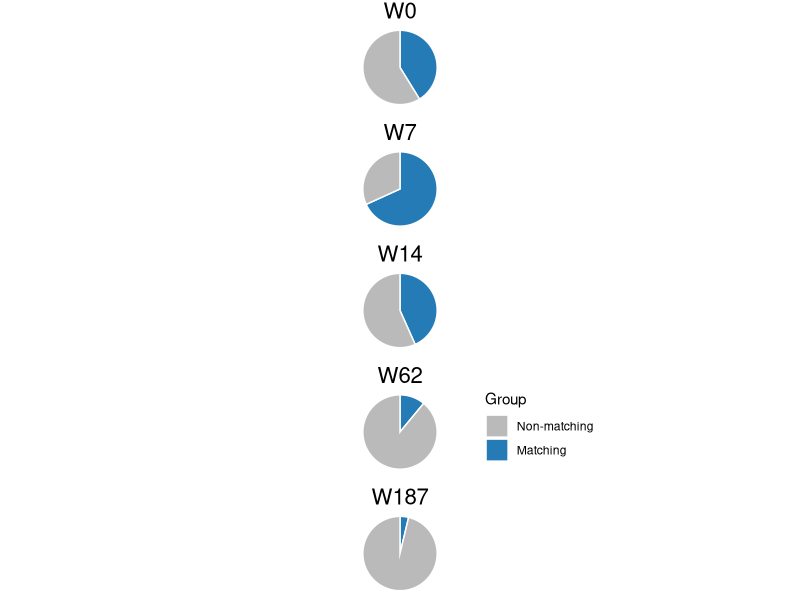
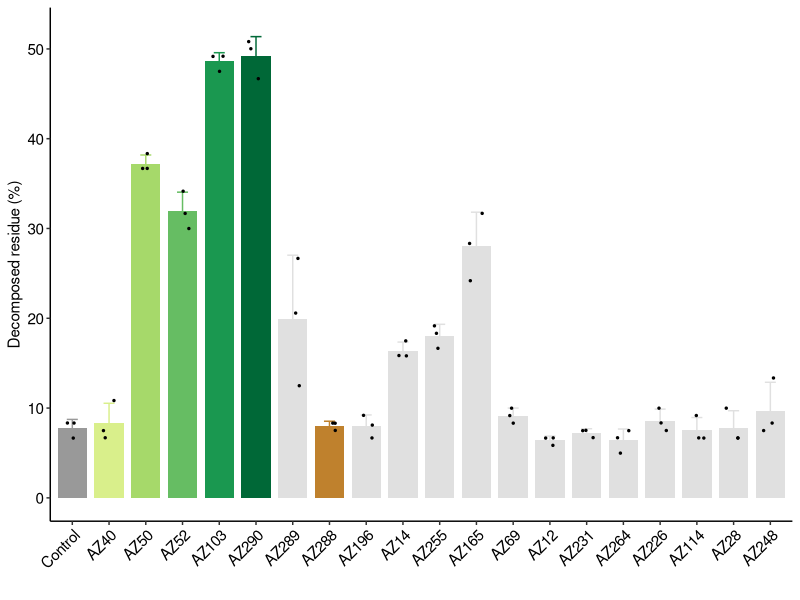
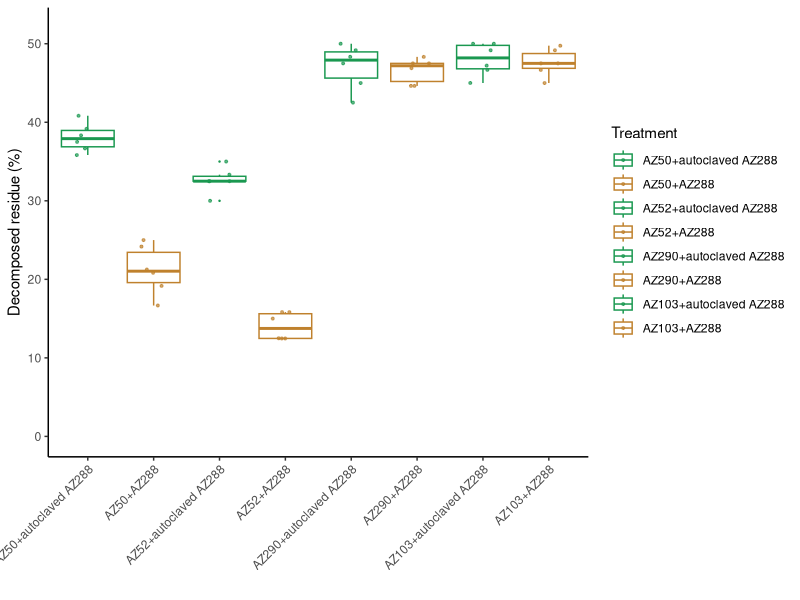
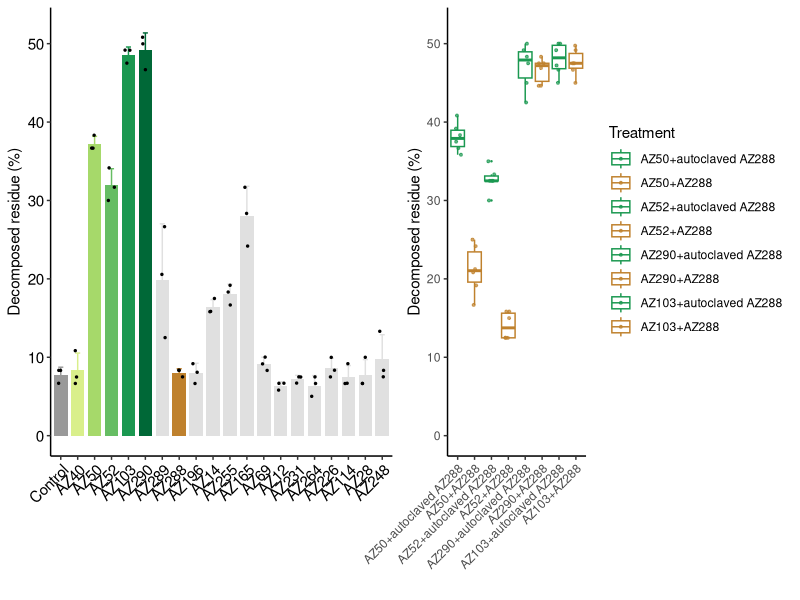
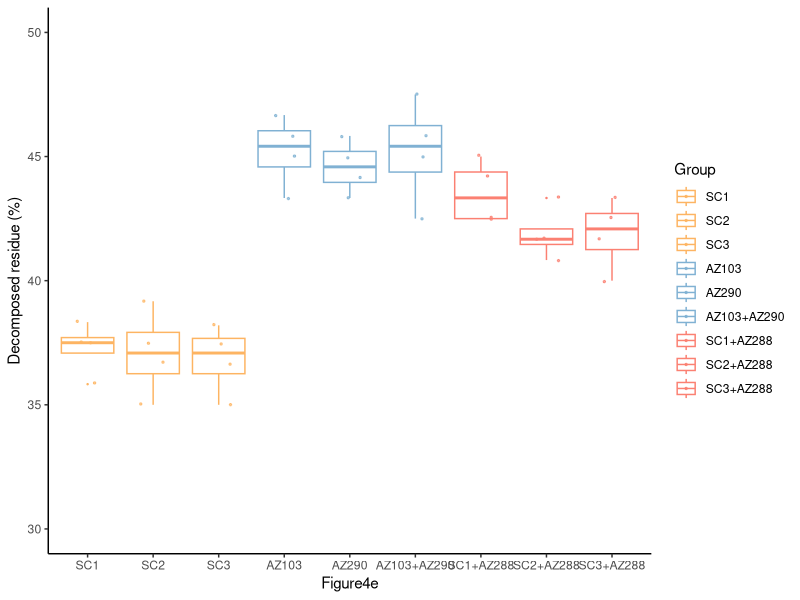
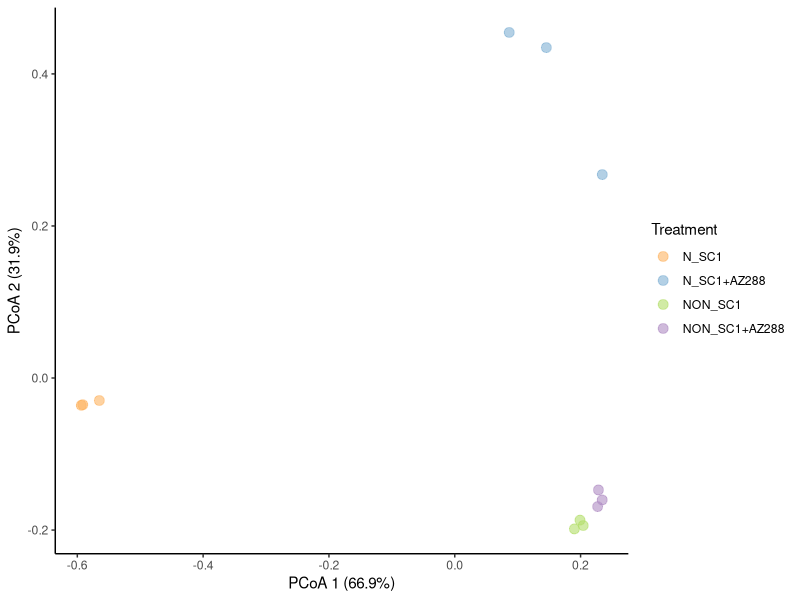
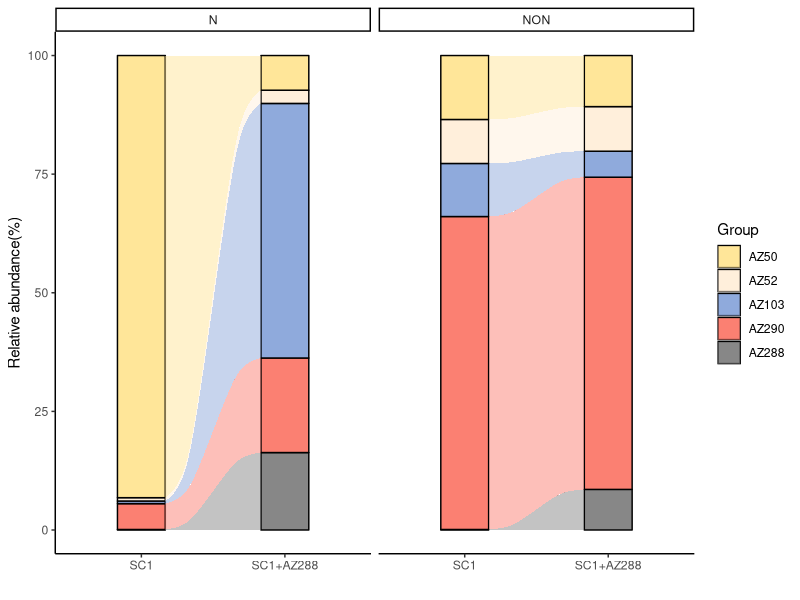
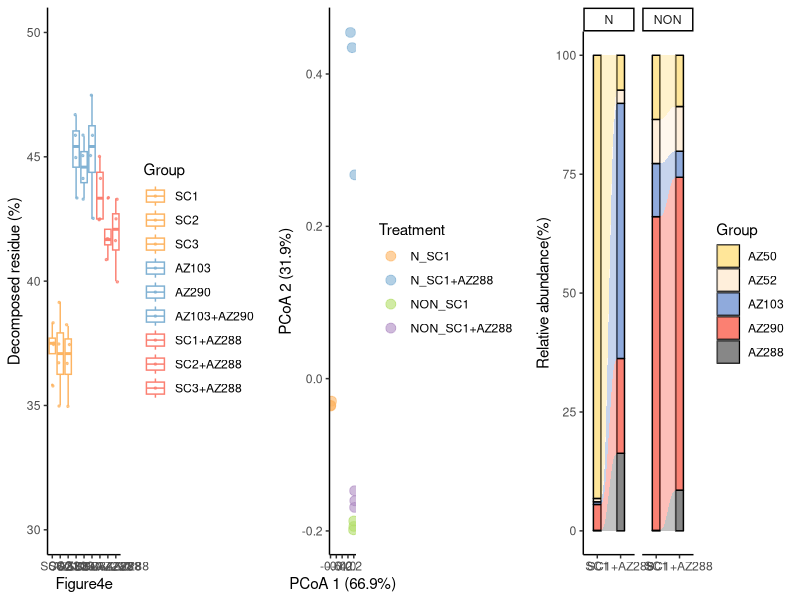

Write R code to recreate these figures, in order.
## ---- chunk 1
knitr::opts_chunk$set(echo = TRUE)
options(knitr.duplicate.label = "allow")
## ---- chunk 2
#Based on the tree and iTOL data, the phylogenetic tree visualized using interactive Tree of Life (iTOL) online.
## ---- chunk 3
library(ggplot2)
library(tidyverse)

#data
data = read.table("pie_data.csv", header = T, row.names=1,sep = ",")
data$Time<-factor(data$Time,levels=c("W0", "W7","W14","W62","W187"), labels = c("W0", "W7","W14","W62","W187"))
data$Group<-factor(data$Group,levels=c("Non-matching","Matching"), labels = c("Non-matching","Matching"))

#plot
p=ggplot(data, aes(x = "", y = Value, fill = Group))+geom_col(color = "white")+scale_fill_brewer(palette = "Set3") + 
  coord_polar("y", start = 0)+facet_wrap(~Time,ncol=1,nrow=5)+theme_void() + 
  theme(strip.text = element_text(size = 16),legend.position = c(2, 0.3))+scale_fill_manual(values=c("#BABABA","#257BB5"))
p

group="Matching abundance"
width = 300
height = 120
ggsave(paste0("pie",group,".pdf"), p, width = width, height = height,units = "mm")
ggsave(paste0("pie",group,".JPEG"), p, width = width, height = height,units = "mm")
## ---- chunk 4
library(ggplot2)
library(cowplot)

#decomposition rate of single strain
rate<-read.csv("single_strain.csv",row.names = 1)
mean<-aggregate(rate[,2],by=list(rate[,1]),FUN=mean)
rownames(mean)<-mean[,1]
sd<-aggregate(rate[,2],by=list(rate[,1]),FUN=sd)
rownames(sd)<-sd[,1]
data<-cbind(mean,sd)
data<-data[,-3]
colnames(data)<-c("Treatment","Mean","Se")

data$Treatment<-factor(data$Treatment,levels=c("Control","AZ40","AZ50","AZ52","AZ103","AZ290","AZ289","AZ288","AZ196","AZ14","AZ255","AZ165","AZ69","AZ69","AZ12","AZ231","AZ264","AZ226","AZ114","AZ28","AZ248"), labels =c("Control","AZ40","AZ50","AZ52","AZ103","AZ290","AZ289","AZ288","AZ196","AZ14","AZ255","AZ165","AZ69","AZ69","AZ12","AZ231","AZ264","AZ226","AZ114","AZ28","AZ248"))
rate$Treatment<-factor(rate$Treatment,levels=c("Control","AZ40","AZ50","AZ52","AZ103","AZ290","AZ289","AZ288","AZ196","AZ14","AZ255","AZ165","AZ69","AZ69","AZ12","AZ231","AZ264","AZ226","AZ114","AZ28","AZ248"), labels =c("Control","AZ40","AZ50","AZ52","AZ103","AZ290","AZ289","AZ288","AZ196","AZ14","AZ255","AZ165","AZ69","AZ69","AZ12","AZ231","AZ264","AZ226","AZ114","AZ28","AZ248"))

#plot
p1=ggplot()+geom_bar(data=data,mapping=aes(x=Treatment,y=Mean,fill=Treatment),size = 1.2,alpha=1,position="dodge", stat="identity",width = 0.8)+       scale_color_manual(values=c("#999999","#D9EF8B","#A6D96A","#66BD63","#1A9850","#006837","#E0E0E0","#BF812D","#E0E0E0","#E0E0E0","#E0E0E0","#E0E0E0","#E0E0E0","#E0E0E0","#E0E0E0","#E0E0E0","#E0E0E0","#E0E0E0","#E0E0E0","#E0E0E0"))+  scale_fill_manual(values=c("#999999","#D9EF8B","#A6D96A","#66BD63","#1A9850","#006837","#E0E0E0","#BF812D","#E0E0E0","#E0E0E0","#E0E0E0","#E0E0E0","#E0E0E0","#E0E0E0","#E0E0E0","#E0E0E0","#E0E0E0","#E0E0E0","#E0E0E0","#E0E0E0"))+ geom_errorbar(data=data,aes(x = Treatment,ymin = Mean-Se, ymax = Mean+Se,color=Treatment), width = 0.3,size=0.5)+geom_jitter(data=rate,mapping=aes(x=Treatment,y=Rate),color="black",size = 0.5,height = 0.02,width = 0.2)+theme_classic()+ labs(y="Decomposed residue (%)", x="")+  theme(panel.grid.major=element_blank(),panel.grid.minor=element_blank())+  theme(axis.text=element_text(colour='black',size=11))+theme(axis.text.x = element_text(angle = 45, hjust = 1))+ylim(0,52)+theme(legend.position = "none")
p1

#Interaction between decomposers and AZ288
rate<-read.csv("interaction.csv",row.names = 1)
rate$Treatment<-factor(rate$Treatment,levels=c("AZ50+autoclaved AZ288","AZ50+AZ288","AZ52+autoclaved AZ288","AZ52+AZ288","AZ290+autoclaved AZ288","AZ290+AZ288","AZ103+autoclaved AZ288","AZ103+AZ288"), labels =c("AZ50+autoclaved AZ288","AZ50+AZ288","AZ52+autoclaved AZ288","AZ52+AZ288","AZ290+autoclaved AZ288","AZ290+AZ288","AZ103+autoclaved AZ288","AZ103+AZ288"))

p2 <- ggplot(rate, aes(x=Treatment, y=Rate, color=Treatment)) + geom_boxplot(width=0.8,outlier.size = 0.2)+
theme(panel.background = element_rect(colour = "black"))+theme(legend.title=element_text(size=7),legend.text=element_text(size=7))+
  theme(legend.position='right',legend.key.size = unit(0.3,'cm'))+
  theme(panel.grid.major=element_blank(),panel.grid.minor=element_blank())+
  theme(axis.title.y= element_text(size=10))+theme(axis.title.x = element_text(size = 10))+
  theme(axis.text.x = element_text(size = 7),axis.text.y = element_text(size = 7))+
  xlab("")+ylab("Decomposed residue (%)")+
  theme(axis.text.x = element_text(angle = 0, hjust = 1))+geom_jitter(width = 0.2,aes(color=Treatment),size=0.7,alpha=0.7)+
  scale_fill_manual(values=c("white","white","white", "white","white","white", "white","white"))+
 scale_color_manual(values=c("#1A9850","#BF812D","#1A9850","#BF812D","#1A9850","#BF812D","#1A9850","#BF812D"))+theme_classic()+theme(axis.text.x = element_text(angle = 45, hjust = 1))+ylim(0,52)
p2

all_plot <- plot_grid(p1,p2,ncol = 2,nrow=1,align ="h",rel_widths = c(2,2))
all_plot
group="Fig. 4c-d"
width = 280
height = 100
ggsave(paste0("",group,".pdf"), all_plot, width = width, height = height,units = "mm")
ggsave(paste0("",group,".JPEG"), all_plot, width = width, height = height,units = "mm")
## ---- chunk 5
library(ggplot2)
library(vegan)
library(permute)
library(lattice)
library(gtools)
library(ggalluvial)
library(cowplot)

#decomposition rate
rate<-read.csv("mix decomposer_decomposition rate.csv",row.names = 1)

group="Figure4e"
rate$Group<-factor(rate$Group,levels=c("SC1","SC2","SC3","AZ103","AZ290","AZ103+AZ290","SC1+AZ288","SC2+AZ288","SC3+AZ288"), labels =c("SC1","SC2","SC3","AZ103","AZ290","AZ103+AZ290","SC1+AZ288","SC2+AZ288","SC3+AZ288"))

p1 <- ggplot(rate, aes(x=Group, y=Rate, color=Group)) + geom_boxplot(width=0.8,outlier.size = 0.2)+
theme(panel.background = element_rect(colour = "black"))+theme(legend.title=element_text(size=7),legend.text=element_text(size=7))+
  theme(legend.position='right',legend.key.size = unit(0.3,'cm'))+
  theme(panel.grid.major=element_blank(),panel.grid.minor=element_blank())+
  theme(axis.title.y= element_text(size=10))+theme(axis.title.x = element_text(size = 10))+
  theme(axis.text.x = element_text(size = 7),axis.text.y = element_text(size = 7))+
  xlab(paste0(group))+ylab("Decomposed residue (%)")+
  theme(axis.text.x = element_text(angle = 0, hjust = 1))+geom_jitter(width=0.2,aes(color=Group),size=0.5,alpha=0.7)+
  scale_fill_manual(values=c("white","white","white","white","white","white", "white","white","white"))+
  scale_color_manual(values=c("#FDB462","#FDB462","#FDB462","#80B1D3","#80B1D3","#80B1D3","#FB8072","#FB8072","#FB8072"))+theme_classic()+ylim(30,50)
p1


#PCoA
distance_mat<-read.table("bray_curtis.txt",header = T, row.names=1)
design<-read.csv("metadata.csv",header = T,row.names=1,sep = ",")
idx = rownames(design) %in% colnames(distance_mat) 
sub_design = design[idx,] 
distance_mat = distance_mat[rownames(sub_design), rownames(sub_design)]

#Adonis analysis
# adonis <- adonis2(distance_mat~Treatment, sub_design, permutations = 999)
# adonis
# factor=adonis$aov.tab

#calculation
pcoa = cmdscale(distance_mat, k=3, eig=T)# kis dimension, 3 is recommended; eig is eigenvalues
points = as.data.frame(pcoa$points) #get coordinate string, format to data framme
colnames(points) = c("x", "y", "z") 
eig = pcoa$eig
points = cbind(points, sub_design[match(rownames(points), rownames(sub_design)), ])

group="bray"
points$Treatment<-factor(points$Treatment,levels=c("N_SC1","N_SC1+AZ288","NON_SC1","NON_SC1+AZ288"), labels =c("N_SC1","N_SC1+AZ288","NON_SC1","NON_SC1+AZ288"))

p2 = ggplot(points, aes(x=x, y=y))+ geom_point(size=3,alpha=0.6,aes(color=Treatment))+ 
  labs(x=paste("PCoA 1 (", format(100 * eig[1] / sum(eig), digits=4), "%)", sep=""),y=paste("PCoA 2 (", format(100 * eig[2] / sum(eig), digits=4), "%)",sep=""))+theme(panel.background = element_rect(colour = "black"))+
theme(panel.grid.major=element_blank(),panel.grid.minor=element_blank())+
 theme(axis.text.x = element_text(size = 8),axis.text.y = element_text(size = 8))+
   theme(axis.title.y= element_text(size=10))+theme(axis.title.x = element_text(size = 10))+
  theme(legend.title=element_text(size=10),legend.text=element_text(size=8))+theme(plot.title = element_text(size = 10))+scale_color_manual(values=c("#FDB462","#80B1D3","#B3DE69","#AF8DC3"))+theme_classic()
p2


#relative abundance
data=read.csv("otu_norm.csv",header = T,row.names=1,sep = ",")

data$Treatment<-factor(data$Treatment,levels=c("SC1","SC1+AZ288"), labels =c("SC1","SC1+AZ288"))
data$Group<-factor(data$Group,levels=c("AZ50","AZ52","AZ103","AZ290","AZ288"), labels =c("AZ50","AZ52","AZ103","AZ290","AZ288"))

#绘图
p3 <- ggplot(data, aes(x=Treatment,y=RA,fill=Group,stratum=Group,alluvium=Group)) +
geom_stratum() +geom_flow(alpha = 0.5) +facet_wrap(~Treat, scales = 'free_x', ncol = 2) + 
labs(x = '', y = 'Relative abundance(%)')+theme_classic()+scale_fill_manual(values=c("#FFE699","#FFEFDB","#8FAADC","#FB8072","#878787"))
p3

all_plot <- plot_grid(p1,p2,p3,ncol = 3,nrow=1,align ="hv",rel_widths = c(2,1.9,2))
all_plot
group="Fig.4e-g"
width = 320
height = 80
ggsave(paste0("",group,".pdf"), all_plot, width = width, height = height,units = "mm")
ggsave(paste0("",group,".JPEG"), all_plot, width = width, height = height,units = "mm")
